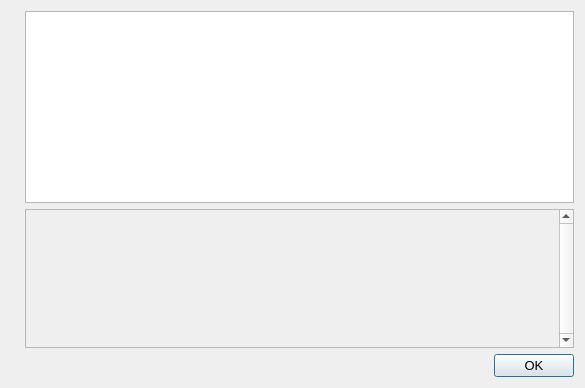
<?xml version="1.0" encoding="UTF-8"?>
<ui version="4.0">
 <class>HelpMessageDialog</class>
 <widget class="QDialog" name="HelpMessageDialog">
  <property name="geometry">
   <rect>
    <x>0</x>
    <y>0</y>
    <width>585</width>
    <height>388</height>
   </rect>
  </property>
  <property name="font">
   <font>
    <pointsize>10</pointsize>
   </font>
  </property>
  <property name="windowTitle">
   <string notr="true">Ingenuity - Command-line options</string>
  </property>
  <layout class="QHBoxLayout" name="horizontalLayout_2">
   <item>
    <widget class="QLabel" name="graphic">
     <property name="sizePolicy">
      <sizepolicy hsizetype="Preferred" vsizetype="Ignored">
       <horstretch>0</horstretch>
       <verstretch>0</verstretch>
      </sizepolicy>
     </property>
     <property name="pixmap">
      <pixmap resource="../ingenuity.qrc">:/images/about</pixmap>
     </property>
    </widget>
   </item>
   <item>
    <layout class="QVBoxLayout" name="verticalLayout">
     <item>
      <widget class="QTextEdit" name="helpMessage">
       <property name="readOnly">
        <bool>true</bool>
       </property>
      </widget>
     </item>
     <item>
      <widget class="QScrollArea" name="scrollArea">
       <property name="verticalScrollBarPolicy">
        <enum>Qt::ScrollBarAlwaysOn</enum>
       </property>
       <property name="widgetResizable">
        <bool>true</bool>
       </property>
       <widget class="QWidget" name="scrollAreaWidgetContents">
        <property name="geometry">
         <rect>
          <x>0</x>
          <y>0</y>
          <width>479</width>
          <height>213</height>
         </rect>
        </property>
        <layout class="QVBoxLayout" name="verticalLayout_2">
         <item>
          <widget class="QLabel" name="aboutMessage">
           <property name="cursor">
            <cursorShape>IBeamCursor</cursorShape>
           </property>
           <property name="textFormat">
            <enum>Qt::PlainText</enum>
           </property>
           <property name="alignment">
            <set>Qt::AlignLeading|Qt::AlignLeft|Qt::AlignTop</set>
           </property>
           <property name="openExternalLinks">
            <bool>true</bool>
           </property>
           <property name="textInteractionFlags">
            <set>Qt::LinksAccessibleByMouse|Qt::TextSelectableByKeyboard|Qt::TextSelectableByMouse</set>
           </property>
          </widget>
         </item>
        </layout>
       </widget>
      </widget>
     </item>
     <item>
      <widget class="QDialogButtonBox" name="okButton">
       <property name="orientation">
        <enum>Qt::Horizontal</enum>
       </property>
       <property name="standardButtons">
        <set>QDialogButtonBox::Ok</set>
       </property>
      </widget>
     </item>
    </layout>
   </item>
  </layout>
 </widget>
 <resources>
  <include location="../ingenuity.qrc"/>
 </resources>
 <connections>
  <connection>
   <sender>okButton</sender>
   <signal>accepted()</signal>
   <receiver>HelpMessageDialog</receiver>
   <slot>accept()</slot>
   <hints>
    <hint type="sourcelabel">
     <x>20</x>
     <y>20</y>
    </hint>
    <hint type="destinationlabel">
     <x>20</x>
     <y>20</y>
    </hint>
   </hints>
  </connection>
  <connection>
   <sender>okButton</sender>
   <signal>rejected()</signal>
   <receiver>HelpMessageDialog</receiver>
   <slot>reject()</slot>
   <hints>
    <hint type="sourcelabel">
     <x>20</x>
     <y>20</y>
    </hint>
    <hint type="destinationlabel">
     <x>20</x>
     <y>20</y>
    </hint>
   </hints>
  </connection>
 </connections>
</ui>
